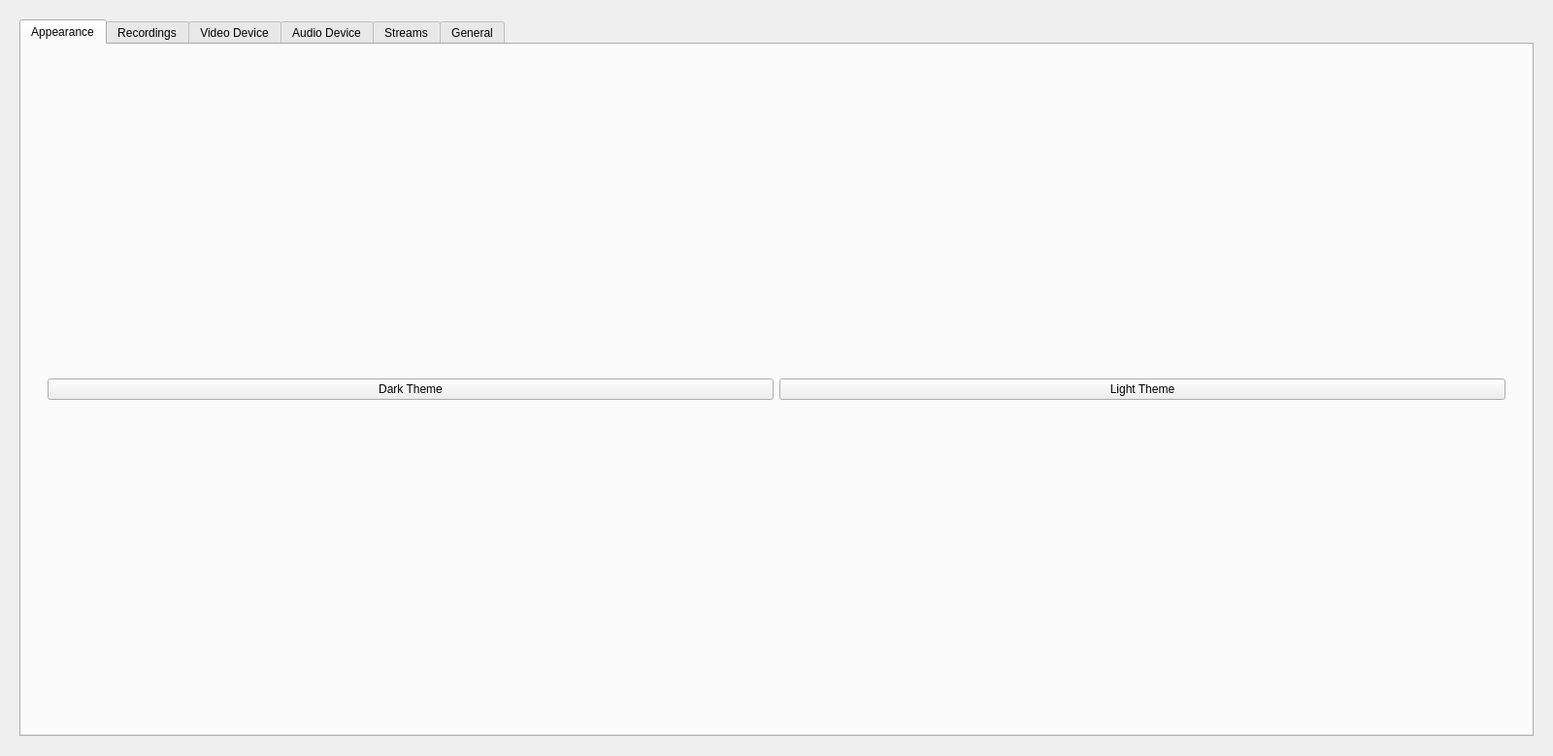
<?xml version="1.0" encoding="UTF-8"?>
<ui version="4.0">
 <class>Form</class>
 <widget class="QWidget" name="Form">
  <property name="geometry">
   <rect>
    <x>0</x>
    <y>0</y>
    <width>1600</width>
    <height>779</height>
   </rect>
  </property>
  <property name="windowTitle">
   <string>Form</string>
  </property>
  <layout class="QVBoxLayout" name="verticalLayout_10">
   <item>
    <widget class="QWidget" name="widget" native="true">
     <layout class="QVBoxLayout" name="verticalLayout_2">
      <item>
       <widget class="QTabWidget" name="settings_tabs">
        <property name="currentIndex">
         <number>0</number>
        </property>
        <widget class="QWidget" name="settings_appearance_tab">
         <attribute name="title">
          <string>Appearance</string>
         </attribute>
         <layout class="QVBoxLayout" name="verticalLayout_6">
          <item>
           <widget class="QWidget" name="widget_6" native="true">
            <layout class="QVBoxLayout" name="verticalLayout_4">
             <item>
              <widget class="QWidget" name="widget_10" native="true">
               <layout class="QHBoxLayout" name="horizontalLayout_2">
                <item>
                 <widget class="QPushButton" name="DarkThemeBtn">
                  <property name="text">
                   <string>Dark Theme</string>
                  </property>
                 </widget>
                </item>
                <item>
                 <widget class="QPushButton" name="LightThemeBtn">
                  <property name="text">
                   <string>Light Theme</string>
                  </property>
                 </widget>
                </item>
               </layout>
              </widget>
             </item>
            </layout>
           </widget>
          </item>
         </layout>
        </widget>
        <widget class="QWidget" name="settings_recordings_tab">
         <attribute name="title">
          <string>Recordings</string>
         </attribute>
         <layout class="QVBoxLayout" name="verticalLayout_7">
          <item>
           <widget class="QWidget" name="widget_7" native="true">
            <layout class="QVBoxLayout" name="verticalLayout">
             <item>
              <widget class="QWidget" name="widget_9" native="true">
               <layout class="QHBoxLayout" name="horizontalLayout_4">
                <item>
                 <widget class="QLabel" name="label_4">
                  <property name="text">
                   <string>Recording file format</string>
                  </property>
                 </widget>
                </item>
                <item>
                 <widget class="QComboBox" name="saveFormatComboBox"/>
                </item>
               </layout>
              </widget>
             </item>
             <item>
              <widget class="QWidget" name="widget_8" native="true">
               <layout class="QHBoxLayout" name="horizontalLayout_3">
                <item>
                 <widget class="QLabel" name="label_3">
                  <property name="text">
                   <string>Save records to</string>
                  </property>
                 </widget>
                </item>
                <item>
                 <widget class="QTextEdit" name="saveRootTextEdit">
                  <property name="sizePolicy">
                   <sizepolicy hsizetype="Expanding" vsizetype="Fixed">
                    <horstretch>0</horstretch>
                    <verstretch>0</verstretch>
                   </sizepolicy>
                  </property>
                  <property name="minimumSize">
                   <size>
                    <width>0</width>
                    <height>23</height>
                   </size>
                  </property>
                  <property name="maximumSize">
                   <size>
                    <width>16777215</width>
                    <height>16777215</height>
                   </size>
                  </property>
                  <property name="readOnly">
                   <bool>true</bool>
                  </property>
                 </widget>
                </item>
                <item>
                 <widget class="QPushButton" name="SelectDataDirBtn">
                  <property name="text">
                   <string>Browse</string>
                  </property>
                 </widget>
                </item>
               </layout>
              </widget>
             </item>
            </layout>
           </widget>
          </item>
         </layout>
        </widget>
        <widget class="QWidget" name="settings_video_device_tab">
         <attribute name="title">
          <string>Video Device</string>
         </attribute>
         <layout class="QVBoxLayout" name="verticalLayout_8">
          <item>
           <widget class="QWidget" name="widget_11" native="true">
            <layout class="QVBoxLayout" name="verticalLayout_5">
             <item>
              <widget class="QPushButton" name="reload_video_device_button">
               <property name="text">
                <string>Reload Video Devices</string>
               </property>
              </widget>
             </item>
            </layout>
           </widget>
          </item>
         </layout>
        </widget>
        <widget class="QWidget" name="settings_audio_device_tab">
         <attribute name="title">
          <string>Audio Device</string>
         </attribute>
         <layout class="QVBoxLayout" name="verticalLayout_11">
          <item>
           <widget class="QPushButton" name="reload_audio_device_button">
            <property name="text">
             <string>Reload Audio Devices</string>
            </property>
           </widget>
          </item>
         </layout>
        </widget>
        <widget class="QWidget" name="settings_streams_tab">
         <attribute name="title">
          <string>Streams</string>
         </attribute>
         <layout class="QVBoxLayout" name="verticalLayout_9">
          <item>
           <widget class="QWidget" name="widget_4" native="true">
            <property name="layoutDirection">
             <enum>Qt::LeftToRight</enum>
            </property>
            <layout class="QVBoxLayout" name="verticalLayout_3">
             <item>
              <widget class="QWidget" name="widget_2" native="true">
               <layout class="QHBoxLayout" name="horizontalLayout_6">
                <item>
                 <widget class="QLabel" name="label">
                  <property name="text">
                   <string>Line chart visualization mode</string>
                  </property>
                 </widget>
                </item>
                <item>
                 <widget class="QComboBox" name="linechart_viz_mode_combobox"/>
                </item>
               </layout>
              </widget>
             </item>
             <item>
              <widget class="QWidget" name="widget_3" native="true">
               <layout class="QHBoxLayout" name="horizontalLayout_5">
                <item>
                 <widget class="QLabel" name="label_6">
                  <property name="text">
                   <string>Plot frame per second</string>
                  </property>
                 </widget>
                </item>
                <item>
                 <widget class="QLineEdit" name="plot_fps_lineedit"/>
                </item>
               </layout>
              </widget>
             </item>
             <item alignment="Qt::AlignRight">
              <widget class="QPushButton" name="reload_stream_preset_button">
               <property name="maximumSize">
                <size>
                 <width>256</width>
                 <height>16777215</height>
                </size>
               </property>
               <property name="layoutDirection">
                <enum>Qt::LeftToRight</enum>
               </property>
               <property name="text">
                <string>Reload stream presets</string>
               </property>
              </widget>
             </item>
            </layout>
           </widget>
          </item>
         </layout>
        </widget>
        <widget class="QWidget" name="general_tab">
         <attribute name="title">
          <string>General</string>
         </attribute>
         <layout class="QHBoxLayout" name="horizontalLayout_6">
          <item>
           <widget class="QPushButton" name="reset_default_button">
            <property name="text">
             <string>Reset to default</string>
            </property>
           </widget>
          </item>
         </layout>
        </widget>
       </widget>
      </item>
     </layout>
    </widget>
   </item>
  </layout>
 </widget>
 <resources/>
 <connections/>
</ui>
